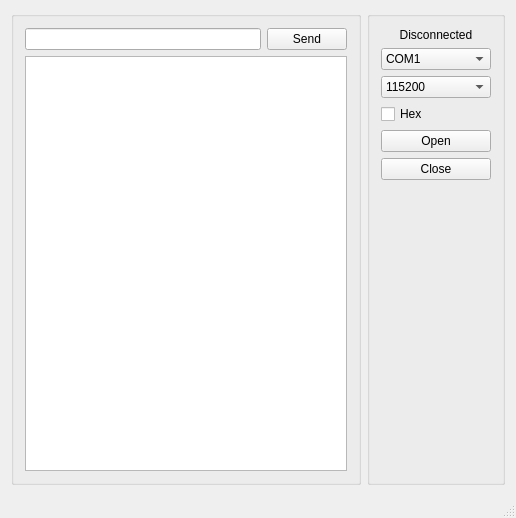
<?xml version="1.0" encoding="UTF-8"?>
<ui version="4.0">
 <class>Serial</class>
 <widget class="QMainWindow" name="Serial">
  <property name="geometry">
   <rect>
    <x>0</x>
    <y>0</y>
    <width>516</width>
    <height>518</height>
   </rect>
  </property>
  <property name="windowTitle">
   <string>Serial</string>
  </property>
  <widget class="QWidget" name="centralWidget">
   <layout class="QHBoxLayout" name="horizontalLayout_2">
    <item>
     <widget class="QGroupBox" name="groupBox">
      <property name="title">
       <string/>
      </property>
      <layout class="QVBoxLayout" name="verticalLayout">
       <item>
        <layout class="QHBoxLayout" name="horizontalLayout">
         <item>
          <widget class="QLineEdit" name="lint_send_data"/>
         </item>
         <item>
          <widget class="QPushButton" name="btn_send">
           <property name="text">
            <string>Send</string>
           </property>
          </widget>
         </item>
        </layout>
       </item>
       <item>
        <widget class="QPlainTextEdit" name="plainTextEdit"/>
       </item>
      </layout>
     </widget>
    </item>
    <item>
     <widget class="QGroupBox" name="groupBox_2">
      <property name="title">
       <string/>
      </property>
      <layout class="QVBoxLayout" name="verticalLayout_3">
       <item>
        <layout class="QVBoxLayout" name="verticalLayout_2">
         <item>
          <widget class="QLabel" name="lab_status">
           <property name="minimumSize">
            <size>
             <width>110</width>
             <height>0</height>
            </size>
           </property>
           <property name="text">
            <string>Disconnected</string>
           </property>
           <property name="alignment">
            <set>Qt::AlignCenter</set>
           </property>
          </widget>
         </item>
         <item>
          <widget class="QComboBox" name="cmb_port_name">
           <item>
            <property name="text">
             <string>COM1</string>
            </property>
           </item>
           <item>
            <property name="text">
             <string>COM2</string>
            </property>
           </item>
           <item>
            <property name="text">
             <string>COM3</string>
            </property>
           </item>
           <item>
            <property name="text">
             <string>COM4</string>
            </property>
           </item>
           <item>
            <property name="text">
             <string>COM5</string>
            </property>
           </item>
           <item>
            <property name="text">
             <string>COM6</string>
            </property>
           </item>
           <item>
            <property name="text">
             <string>COM7</string>
            </property>
           </item>
           <item>
            <property name="text">
             <string>COM8</string>
            </property>
           </item>
          </widget>
         </item>
         <item>
          <widget class="QComboBox" name="cmb_baud_rate">
           <item>
            <property name="text">
             <string>115200</string>
            </property>
           </item>
           <item>
            <property name="text">
             <string>57600</string>
            </property>
           </item>
           <item>
            <property name="text">
             <string>38400</string>
            </property>
           </item>
           <item>
            <property name="text">
             <string>19200</string>
            </property>
           </item>
           <item>
            <property name="text">
             <string>9600</string>
            </property>
           </item>
           <item>
            <property name="text">
             <string>4800</string>
            </property>
           </item>
           <item>
            <property name="text">
             <string>2400</string>
            </property>
           </item>
           <item>
            <property name="text">
             <string>1200</string>
            </property>
           </item>
          </widget>
         </item>
         <item>
          <widget class="QCheckBox" name="checkBox">
           <property name="text">
            <string>Hex</string>
           </property>
          </widget>
         </item>
         <item>
          <widget class="QPushButton" name="btn_open">
           <property name="text">
            <string>Open</string>
           </property>
          </widget>
         </item>
         <item>
          <widget class="QPushButton" name="btn_close">
           <property name="text">
            <string>Close</string>
           </property>
          </widget>
         </item>
         <item>
          <spacer name="verticalSpacer">
           <property name="orientation">
            <enum>Qt::Vertical</enum>
           </property>
           <property name="sizeHint" stdset="0">
            <size>
             <width>20</width>
             <height>40</height>
            </size>
           </property>
          </spacer>
         </item>
        </layout>
       </item>
      </layout>
     </widget>
    </item>
   </layout>
  </widget>
  <widget class="QStatusBar" name="statusBar"/>
  <action name="action1">
   <property name="text">
    <string>1</string>
   </property>
  </action>
 </widget>
 <layoutdefault spacing="6" margin="11"/>
 <resources/>
 <connections/>
</ui>
